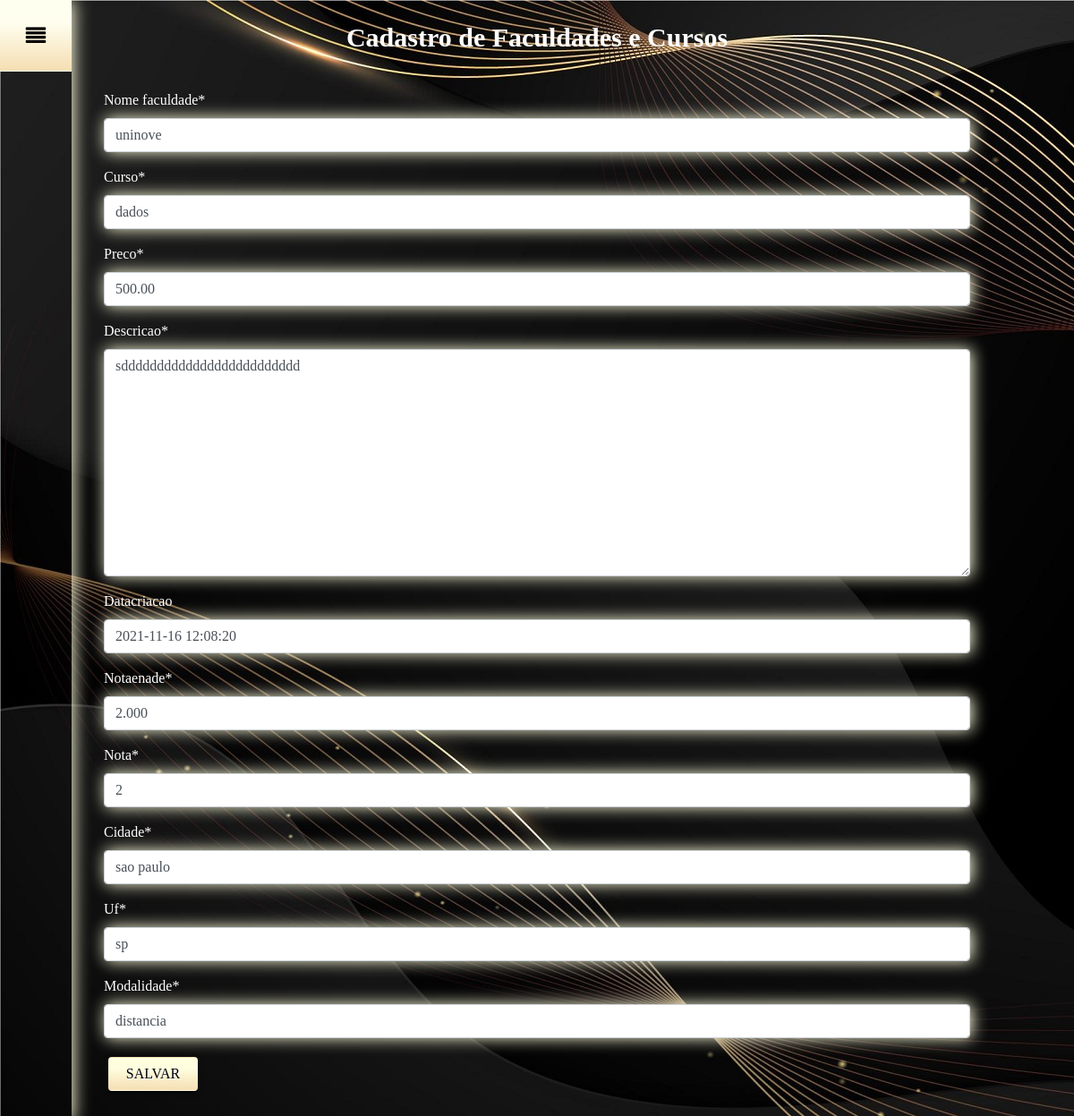
The page /editar/2/ on the database its author committed.
### sitepi/models.py (models this page shows)
class Faculdades (models.Model):
    nome_faculdade = models.CharField(max_length=30)
    curso = models.CharField(max_length=50)
    preco = models.DecimalField(max_digits=6, decimal_places=2)
    descricao = models.TextField(max_length=200)
    notaenade = models.DecimalField(max_digits=4, decimal_places=3)
    nota = models.IntegerField()
    modalidade = models.CharField(max_length=20)
    cidade = models.CharField(max_length=20)
    uf = models.CharField(max_length=2)
    datacriacao = models.DateTimeField(default=datetime.now, blank=True)

### sitepi/views.py (the view)
# urls.py: path('editar/<int:pk>/', editar, name='editar'),
def editar(request, pk):
    data = {}
    data['db'] = Faculdades.objects.get(pk=pk)
    data['form'] = Faculdadesform(instance=data['db'])
    return render(request, 'form.html', data)

### sitepi/forms.py
class Faculdadesform(ModelForm):
    class Meta:
        model = Faculdades
        fields = ['nome_faculdade', 'curso', 'preco', 'descricao', 'datacriacao',
                  'notaenade', 'nota', 'cidade', 'uf', 'modalidade']

### sitepi/templates/form.html (shortened to what this page needs)
<!DOCTYPE html>
<html lang="en">
{% load static %}
{% load crispy_forms_tags %}
<head>
    <link rel="stylesheet" href="{% static 'css/Menu.css' %}">
    <link rel="stylesheet" href="{% static 'css/Estilo.css' %}">
        <link rel="stylesheet" href="https://stackpath.bootstrapcdn.com/bootstrap/4.1.3/css/bootstrap.min.css"
>
</head>
<body>
  <ul class="menu">
      <li title="menu"><a href="#" class="menu-button home">menu</a></li>
  </ul>
<h3 class="text3 pt-4 pb-2 ">Cadastro de Faculdades e Cursos</h3>
<div class="pt-2 pb-2 text4">
    {% load crispy_forms_filters %}
<form class="form-horizontal"  name="form" id="form" action="{% if db %}/atualizar/{{db.id}}/{% else %}/create/{% endif %}" method="post">
    {{ form|crispy}}
    <div>
        <input type="submit" class="btn" value="Salvar">
    </div>
</form>
    </div>
</body>
</html>

### sitepi/static/css/Menu.css (style rules this page uses)
.menu, .menu-bar { position: fixed; bottom: 0; left: 0; height: 100%; list-style-type: none; margin: 0; padding: 0; background: rgba (0, 0, 0, 0,); z-index:10; overflow:hidden; box-shadow: 2px 0 18px #ffd; }
.menu li a { display: inline-block; text-indent: -500em; height: 5em; width: 5em; line-height: 5em; text-align:center; background: -webkit-linear-gradient(bottom, #F5DEB3, #FFFFE0 70%); background: -moz-linear-gradient(bottom, #F5DEB3, #FFFFE0 70%); background: -o-linear-gradient(bottom, #F5DEB3, #FFFFE0 70%); background: -ms-linear-gradient(bottom, #F5DEB3, #FFFFE0 70%); background: linear-gradient(bottom, #F5DEB3, #FFFFE070%); position: relative; border-bottom: 1px solid rgba(0, 0, 0, 0.05); transition: background 0.1s ease-in-out; }
.menu li a:before { font-family: FontAwesome; speak: none; text-indent: 0em; position: absolute; bottom: 0; left: 0; width: 100%; height: 100%; font-size: 1.4em; }
.menu li a.home:before { content: "\f039"; }
.menu-bar li a:hover, .menu li a:hover, .menu li:first-child a { background: -webkit-linear-gradient(bottom, #F5DEB3, #FFFFF0 70%); background: -moz-linear-gradient(bottom, #F5DEB3, #FFFFF0 70%); background: -o-linear-gradient(bottom, #F5DEB3, #FFFFF0 70%); background: -ms-linear-gradient(bottom, #F5DEB3, #FFFFF0 70%); background: linear-gradient(bottom, #F5DEB3, #FFFFF0 70%); color: #000; }

### sitepi/static/css/Estilo.css (style rules this page uses)
body { margin:0; padding:0; background: url("/static/image/6166719.jpg") }
.text3 { font-family: tahoma; font-size: 30px; font-weight: bold; text-align: center; color: white; }
.text4 { font-size: 1rem; color: white; font-family: tahoma; text-align: left; }
.btn { background: -webkit-linear-gradient(bottom, #F5DEB3, #FFFFE0 70%); background: -moz-linear-gradient(bottom, #F5DEB3, #FFFFE0 70%); background: -o-linear-gradient(bottom, #F5DEB3, #FFFFE0 70%); background: -ms-linear-gradient(bottom, #F5DEB3, #FFFFE0 70%); background: linear-gradient(bottom, #F5DEB3, #FFFFE0 70%); border: 1px solid #000000; border-radius: 3px; box-shadow: 0 3px 0 rgba(0, 0, 0, .3), 0 2px 7px rgba(0, 0, 0, 0.2); color: #000000; margin: 5px 5px 10px 5px; font-family: "Trebuchet MS"; font-size: 14px; font-weight: bold; line-height: 25px; text-align: center; text-decoration: none; text-transform: uppercase; text-shadow:1px 1px 0 #FFF; padding: 5px 15px; position: relative; width: 100px; }
.btn:before { border: 1px solid #FFF; border-radius: 3px; box-shadow: inset 0 -2px 12px -4px rgba(70, 70, 70, .2), inset 0 3px 2px -1px rgba(255, 255, 255, 1); content: ""; bottom: 0; left: 0; right: 0; top: 0; padding: 5px; position: absolute; }
.btn:after { background: rgba(255, 255, 255, .4); border-radius: 2px; content: ""; bottom: 15px; left: 0px; right: 0px; top: 0px; position: absolute; }
form { margin: 0 auto; width: 1000px; padding: 1em; border-radius: 1em; }
label { display: inline-block; width: 280px; text-align: left; }
input, textarea { font: 1em sans-serif; width: 380px; -moz-box-sizing: border-box; box-sizing: border-box; border: 1px solid #ffd; box-shadow: 2px 0 18px #ffd; }
textarea { vertical-align: top; height: 5em; resize: vertical; }

### rows shown on the page
Faculdades: nome_faculdade "uninove", curso "dados", preco "500.00", descricao "sddddddddddddddddddddddddd", datacriacao "2021-11-16 12:08:20", notaenade "2.000", nota "2", cidade "sao paulo", uf "sp", modalidade "distancia"
